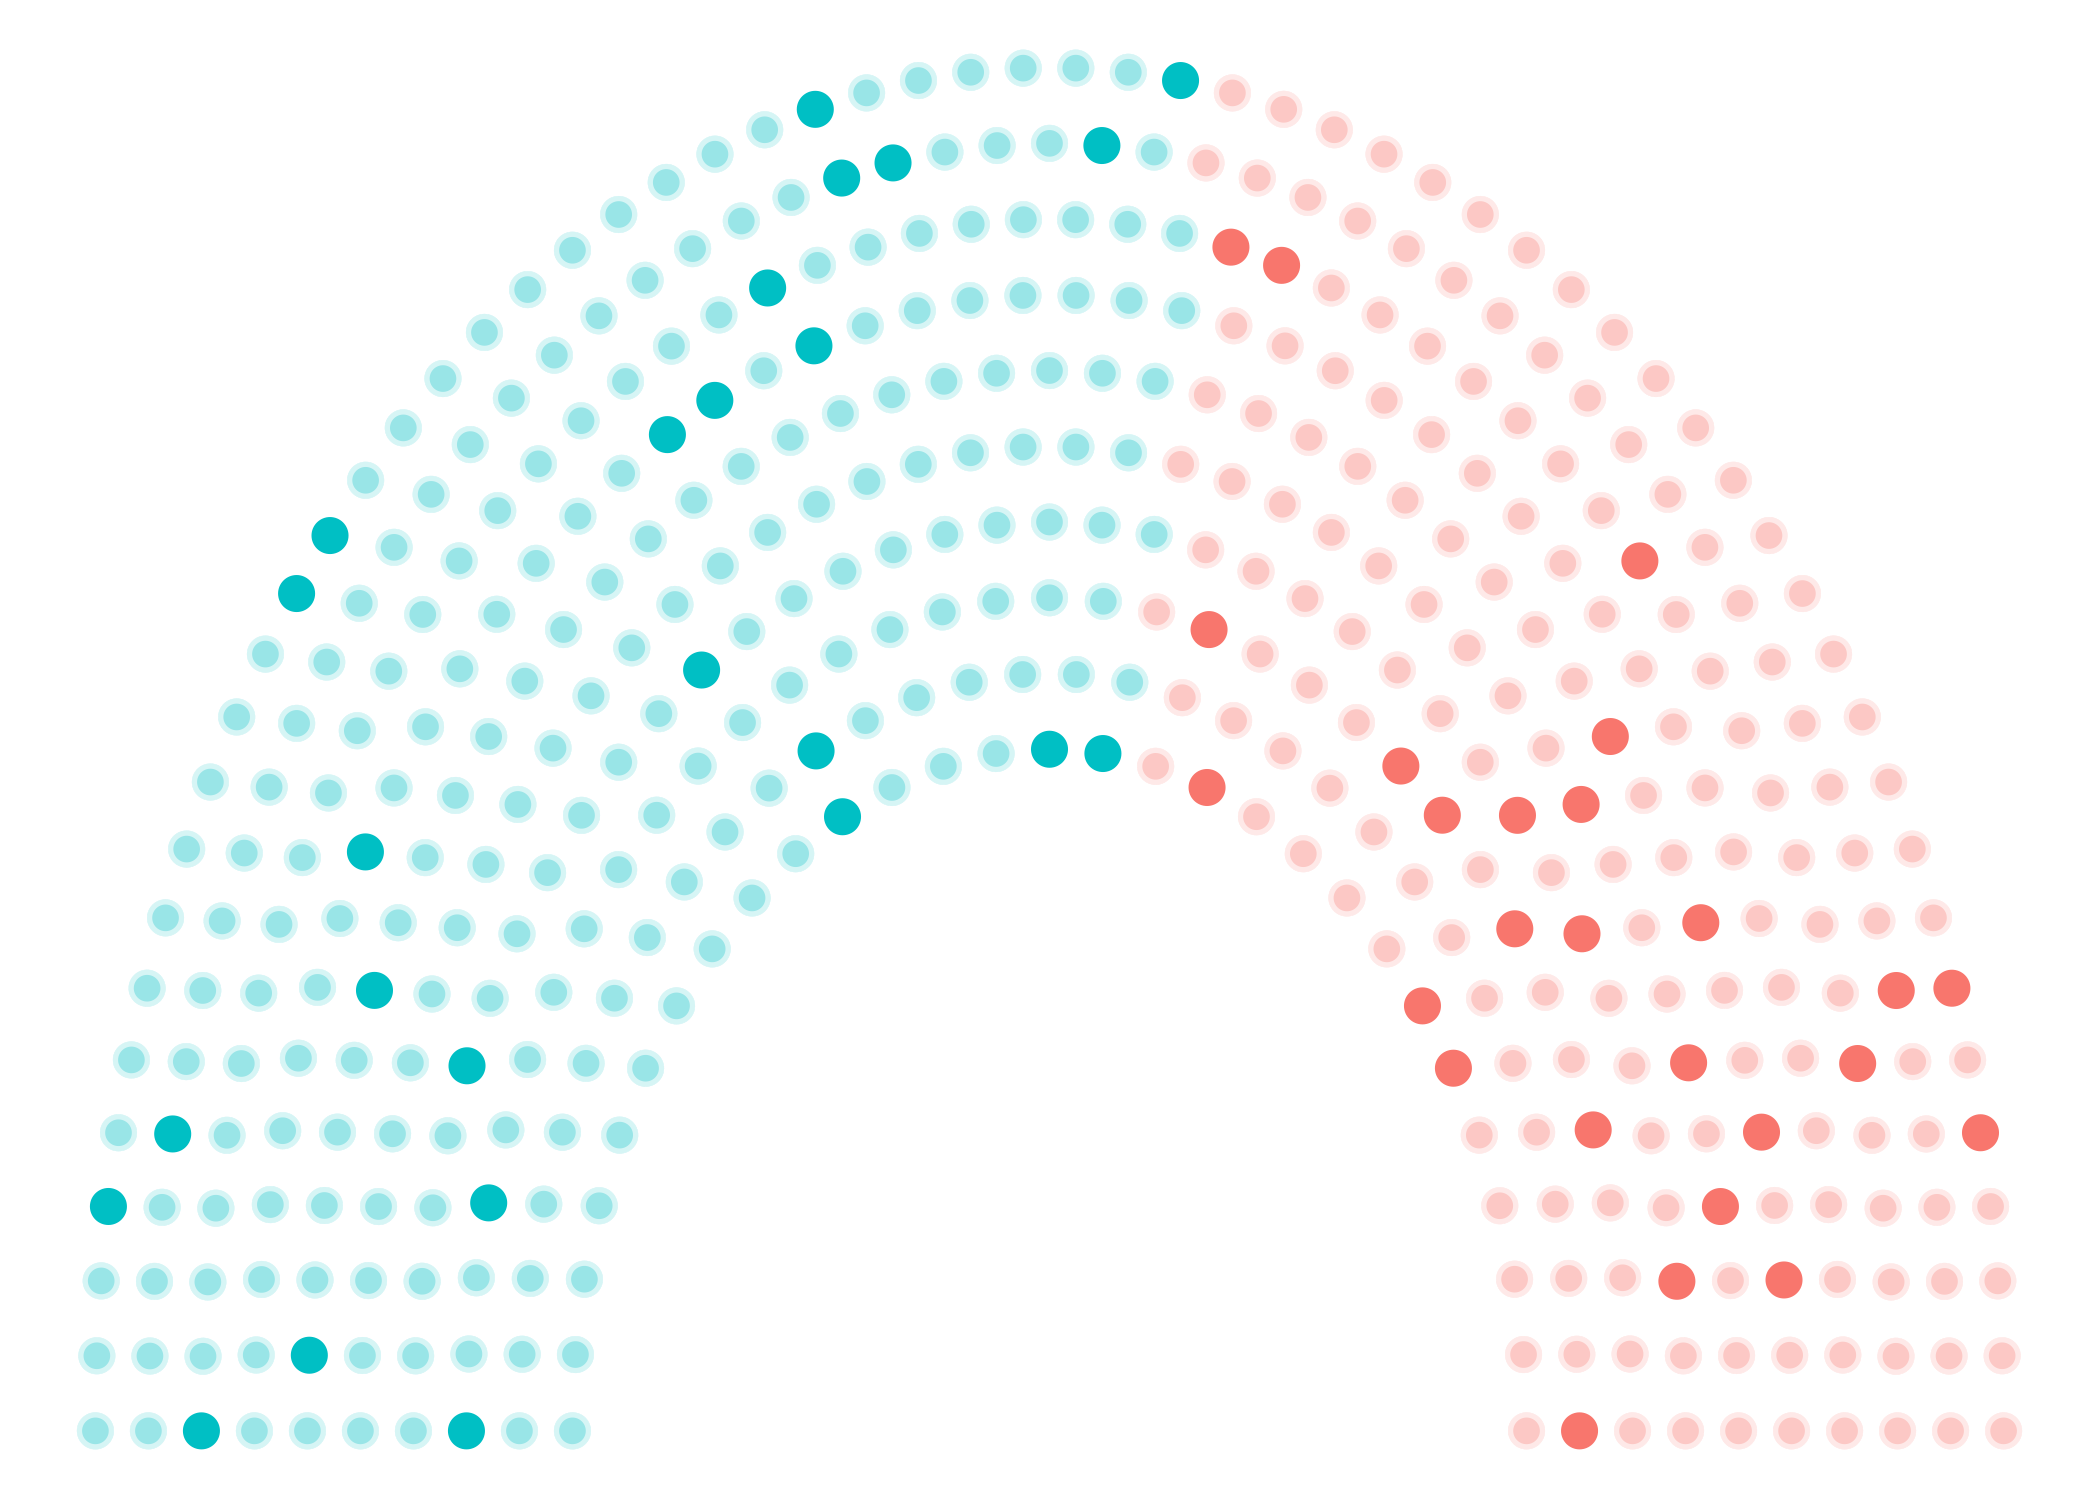

Generate this figure with R:
# make a placeholder cover image just for fun

# devtools::install_github("zmeers/ggparliament")
library(ggparliament)
# install.packages("tidyverse")
library(tidyverse)

#filter the election data for the most recent US House of Representatives
us_house <- election_data %>%
  filter(country == "USA" &
    year == 2016 &
    house == "Representatives")

us_house <- parliament_data(election_data = us_house,
  type = "semicircle",
  parl_rows = 10,
  party_seats = us_house$seats)


us_house$size <- rbinom(435, 1, .1)

#p <-
  ggplot(us_house) +
  aes(x, y, colour = party_short ) +
  geom_parliament_seats() +
  theme_void() +
  theme(legend.position = "none") +
  geom_emphasize_parliamentarians(size == 1)

ggsave(filename = here::here("cover.png"),
       width = 8.5,
       height = 5)
